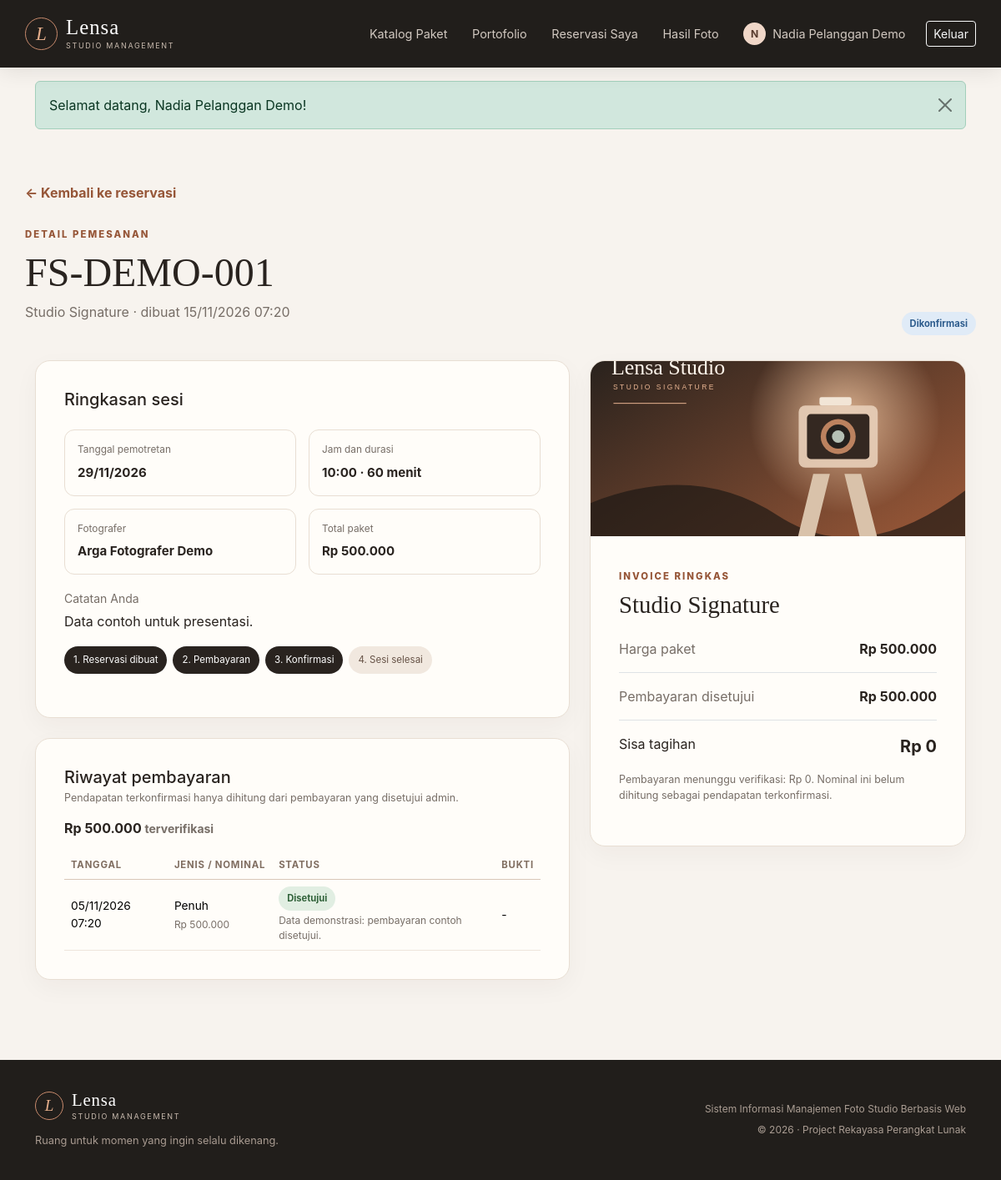
Screenshot of /index.php?r=reservation&id=1 (signed in) with the database file from the repository.
### tables this page shows
CREATE TABLE pengguna (
    id_pengguna BIGINT UNSIGNED NOT NULL AUTO_INCREMENT,
    nama VARCHAR(100) NOT NULL,
    email VARCHAR(100) NOT NULL,
    no_telepon VARCHAR(20) NULL,
    username VARCHAR(50) NOT NULL,
    password VARCHAR(255) NOT NULL COMMENT 'Hash dari password_hash(), bukan kata sandi asli',
    peran ENUM('pelanggan','admin','fotografer') NOT NULL DEFAULT 'pelanggan',
    aktif TINYINT(1) NOT NULL DEFAULT 1,
    created_at DATETIME NOT NULL DEFAULT CURRENT_TIMESTAMP,
    updated_at DATETIME NOT NULL DEFAULT CURRENT_TIMESTAMP ON UPDATE CURRENT_TIMESTAMP,
    PRIMARY KEY (id_pengguna),
    UNIQUE KEY uq_pengguna_email (email),
    UNIQUE KEY uq_pengguna_username (username),
    KEY idx_pengguna_role_active (peran, aktif)
);

CREATE TABLE reservasi (
    id_reservasi BIGINT UNSIGNED NOT NULL AUTO_INCREMENT,
    kode_reservasi VARCHAR(24) NOT NULL,
    id_pelanggan BIGINT UNSIGNED NOT NULL,
    id_fotografer BIGINT UNSIGNED NULL,
    id_paket BIGINT UNSIGNED NOT NULL,
    tanggal_sesi DATE NOT NULL,
    jam_sesi TIME NOT NULL,
    durasi_menit_snapshot SMALLINT UNSIGNED NOT NULL,
    harga_paket_snapshot DECIMAL(12,2) NOT NULL,
    status ENUM('menunggu_pembayaran','menunggu_verifikasi','dikonfirmasi','sedang_foto','selesai','ditolak','dibatalkan') NOT NULL DEFAULT 'menunggu_pembayaran',
    catatan VARCHAR(1000) NULL,
    hold_expires_at DATETIME NOT NULL,
    created_at DATETIME NOT NULL DEFAULT CURRENT_TIMESTAMP,
    updated_at DATETIME NOT NULL DEFAULT CURRENT_TIMESTAMP ON UPDATE CURRENT_TIMESTAMP,
    PRIMARY KEY (id_reservasi),
    UNIQUE KEY uq_reservasi_kode (kode_reservasi),
    KEY idx_reservasi_jadwal_status (tanggal_sesi, jam_sesi, status),
    KEY idx_reservasi_pelanggan (id_pelanggan, created_at),
    KEY idx_reservasi_fotografer_jadwal (id_fotografer, tanggal_sesi, jam_sesi, status),
    KEY idx_reservasi_status_created (status, created_at),
    CONSTRAINT fk_reservasi_pelanggan FOREIGN KEY (id_pelanggan) REFERENCES pengguna (id_pengguna) ON UPDATE CASCADE ON DELETE RESTRICT,
    CONSTRAINT fk_reservasi_fotografer FOREIGN KEY (id_fotografer) REFERENCES pengguna (id_pengguna) ON UPDATE CASCADE ON DELETE SET NULL,
    CONSTRAINT fk_reservasi_paket FOREIGN KEY (id_paket) REFERENCES paket (id_paket) ON UPDATE CASCADE ON DELETE RESTRICT
);

CREATE TABLE paket (
    id_paket BIGINT UNSIGNED NOT NULL AUTO_INCREMENT,
    nama_paket VARCHAR(100) NOT NULL,
    deskripsi TEXT NOT NULL,
    harga_paket DECIMAL(12,2) NOT NULL,
    durasi_menit SMALLINT UNSIGNED NOT NULL DEFAULT 60,
    gambar VARCHAR(80) NOT NULL DEFAULT 'studio.svg',
    aktif TINYINT(1) NOT NULL DEFAULT 1,
    created_at DATETIME NOT NULL DEFAULT CURRENT_TIMESTAMP,
    updated_at DATETIME NOT NULL DEFAULT CURRENT_TIMESTAMP ON UPDATE CURRENT_TIMESTAMP,
    PRIMARY KEY (id_paket),
    KEY idx_paket_aktif_harga (aktif, harga_paket)
);

CREATE TABLE transaksi (
    id_transaksi BIGINT UNSIGNED NOT NULL AUTO_INCREMENT,
    id_reservasi BIGINT UNSIGNED NOT NULL,
    jenis_pembayaran ENUM('dp','pelunasan','penuh') NOT NULL DEFAULT 'penuh',
    nominal DECIMAL(12,2) NOT NULL,
    metode ENUM('transfer_manual') NOT NULL DEFAULT 'transfer_manual',
    status_verifikasi ENUM('menunggu','disetujui','ditolak') NOT NULL DEFAULT 'menunggu',
    bukti_file VARCHAR(100) NULL COMMENT 'Path relatif dalam storage/uploads/payments, tidak URL publik',
    catatan_verifikasi VARCHAR(500) NULL,
    id_verifikator BIGINT UNSIGNED NULL,
    tanggal_bayar DATETIME NOT NULL DEFAULT CURRENT_TIMESTAMP,
    tanggal_verifikasi DATETIME NULL,
    created_at DATETIME NOT NULL DEFAULT CURRENT_TIMESTAMP,
    updated_at DATETIME NOT NULL DEFAULT CURRENT_TIMESTAMP ON UPDATE CURRENT_TIMESTAMP,
    PRIMARY KEY (id_transaksi),
    KEY idx_transaksi_reservasi_status (id_reservasi, status_verifikasi),
    KEY idx_transaksi_status_tanggal (status_verifikasi, tanggal_verifikasi),
    CONSTRAINT fk_transaksi_reservasi FOREIGN KEY (id_reservasi) REFERENCES reservasi (id_reservasi) ON UPDATE CASCADE ON DELETE RESTRICT,
    CONSTRAINT fk_transaksi_verifikator FOREIGN KEY (id_verifikator) REFERENCES pengguna (id_pengguna) ON UPDATE CASCADE ON DELETE SET NULL
);

### app/views/customer/reservation-detail.php (the view, shortened to what the rows shown need)
<section class="container page-heading"><a class="text-link" href="<?= e(url('my-reservations')) ?>">← Kembali ke reservasi</a><div class="page-toolbar mt-4"><div><span class="section-kicker">Detail pemesanan</span><h1><?= e($booking['kode_reservasi']) ?></h1><p><?= e($booking['nama_paket']) ?> · dibuat <?= e(date_id($booking['created_at'], true)) ?></p></div><span class="badge-status <?= e(status_class($booking['status'])) ?>"><?= e(status_label($booking['status'])) ?></span></div></section>
<section class="container pb-5"><div class="row g-4 align-items-start"><div class="col-lg-7"><div class="surface surface-pad"><h2 class="h5 mb-4">Ringkasan sesi</h2><div class="detail-grid"><div class="detail-item"><small>Tanggal pemotretan</small><strong><?= e(date_id($booking['tanggal_sesi'])) ?></strong></div><div class="detail-item"><small>Jam dan durasi</small><strong><?= e(substr((string) $booking['jam_sesi'],0,5)) ?> · <?= (int) $booking['durasi_menit_snapshot'] ?> menit</strong></div><div class="detail-item"><small>Fotografer</small><strong><?= e($booking['nama_fotografer'] ?: 'Belum ditugaskan') ?></strong></div><div class="detail-item"><small>Total paket</small><strong><?= money($booking['harga_paket_snapshot']) ?></strong></div></div><?php if ($booking['catatan']): ?><div class="mt-3"><small class="muted">Catatan Anda</small><p class="mb-0 mt-1"><?= nl2br(e($booking['catatan'])) ?></p></div><?php endif; ?>
<?php if ($booking['status'] === 'selesai'): ?><div class="notice notice-blue mt-3">Sesi ditandai selesai. Hasil foto akan tersedia di menu Hasil Foto Saya setelah fotografer mengunggahnya.</div><?php endif; ?></div>
<div class="surface mt-4"><div class="surface-pad"><div class="page-toolbar mb-3"><div><h2 class="h5 mb-1">Riwayat pembayaran</h2><p class="form-note mb-0">Pendapatan terkonfirmasi hanya dihitung dari pembayaran yang disetujui admin.</p></div><strong><?= money($sums['approved']) ?> <small class="muted">terverifikasi</small></strong></div><div class="table-wrap"><table class="table"><thead><tr><th>Tanggal</th><th>Jenis / Nominal</th><th>Status</th><th>Bukti</th></tr></thead><tbody><?php foreach ($payments as $payment): ?><tr><td><?= e(date_id($payment['tanggal_bayar'],true)) ?></td><td><?= e(ucfirst($payment['jenis_pembayaran'])) ?><span class="subtext"><?= money($payment['nominal']) ?></span></td><td><span class="badge-status <?= e(status_class($payment['status_verifikasi'])) ?>"><?= e(status_label($payment['status_verifikasi'])) ?></span><?php if ($payment['catatan_verifikasi']): ?><span class="subtext"><?= e($payment['catatan_verifikasi']) ?></span><?php endif; ?></td><td><?php if ($payment['bukti_file']): ?><a class="text-link" target="_blank" rel="noopener" href="<?= e(url('proof',['id'=>$payment['id_transaksi']])) ?>">Lihat bukti ↗</a><?php else: ?>-<?php endif; ?></td></tr><?php endforeach; ?><?php if (!$payments): ?><tr><td colspan="4" class="muted py-4 text-center">Belum ada pembayaran yang dikirim.</td></tr><?php endif; ?></tbody></table></div></div></div></div>
<div class="col-lg-5"><div class="surface overflow-hidden"><img src="<?= e(asset('images/'.$booking['gambar_paket'])) ?>" class="w-100" style="height:210px;object-fit:cover" alt="<?= e($booking['nama_paket']) ?>"><div class="surface-pad"><span class="section-kicker">Invoice ringkas</span><h2 class="mt-2" style="font:500 1.8rem Georgia,serif"><?= e($booking['nama_paket']) ?></h2><div class="d-flex justify-content-between border-bottom py-3"><span class="muted">Harga paket</span><strong><?= money($booking['harga_paket_snapshot']) ?></strong></div><div class="d-flex justify-content-between border-bottom py-3"><span class="muted">Pembayaran disetujui</span><strong><?= money($sums['approved']) ?></strong></div><div class="d-flex justify-content-between pt-3"><span>Sisa tagihan</span><strong class="fs-5"><?= money($outstanding + $sums['pending']) ?></strong></div><p class="form-note mt-3">Pembayaran menunggu verifikasi: <?= money($sums['pending']) ?>. Nominal ini belum dihitung sebagai pendapatan terkonfirmasi.</p></div></div></div></div></section>

### app/views/layout.php (shortened to what the rows shown need)
<!doctype html>
<html lang="id">
<head>
    <link href="https://cdn.jsdelivr.net/npm/bootstrap@5.3.3/dist/css/bootstrap.min.css" rel="stylesheet">
    <link href="<?= e(asset('css/app.css')) ?>" rel="stylesheet">
</head>
<body>
<header class="site-header">
    <nav class="navbar navbar-expand-lg container py-3">
        <div class="collapse navbar-collapse" id="mainNav">
            <div class="navbar-nav ms-auto align-items-lg-center gap-lg-1">
                <a class="nav-link" href="<?= e(url('home')) ?>#paket">Katalog Paket</a>
                <a class="nav-link" href="<?= e(url('home')) ?>#portofolio">Portofolio</a>
                <?php if ($currentUser && $currentUser['peran'] === 'pelanggan'): ?>
                    <a class="nav-link" href="<?= e(url('my-reservations')) ?>">Reservasi Saya</a>
                    <a class="nav-link" href="<?= e(url('my-gallery')) ?>">Hasil Foto</a>
                <?php elseif ($currentUser && $currentUser['peran'] === 'admin'): ?>
                    <a class="nav-link" href="<?= e(url('admin')) ?>">Dashboard</a>
                    <a class="nav-link" href="<?= e(url('admin-reservations')) ?>">Reservasi</a>
                    <a class="nav-link" href="<?= e(url('admin-payments')) ?>">Pembayaran</a>
                <?php elseif ($currentUser && $currentUser['peran'] === 'fotografer'): ?>
                    <a class="nav-link" href="<?= e(url('photographer')) ?>">Jadwal Tugas</a>
                <?php endif; ?>
                <?php if ($currentUser): ?>
                    <a class="nav-link nav-user" href="<?= e(url('profile')) ?>"><span class="avatar-mini"><?= e(strtoupper(substr($currentUser['nama'], 0, 1))) ?></span><?= e($currentUser['nama']) ?></a>
                    <form method="post" action="<?= e(url('logout')) ?>" class="d-inline"><?= csrf_field() ?><button class="btn btn-outline-light btn-sm ms-lg-2" type="submit">Keluar</button></form>
                <?php else: ?>
                    <a class="nav-link" href="<?= e(url('login')) ?>">Masuk</a>
                    <a class="btn btn-copper btn-sm ms-lg-2" href="<?= e(url('register')) ?>">Daftar Sekarang <span aria-hidden="true">↗</span></a>
                <?php endif; ?>
            </div>
        </div>
    </nav>
</header>
<main>
<?php require $viewPath; ?>
</body>
</html>

### rows the page displays
pengguna: nama "N", nama "Nadia Pelanggan Demo"
reservasi: kode_reservasi "FS-DEMO-001", id_paket.nama_paket "Studio Signature", created_at "15/11/2026 07:20", status "Dikonfirmasi", tanggal_sesi "29/11/2026", jam_sesi "10:00", durasi_menit_snapshot "60", id_fotografer.nama "Arga Fotografer Demo", harga_paket_snapshot "Rp 500.000", catatan "Data contoh untuk presentasi.", id_paket.gambar (picture)
transaksi: tanggal_bayar "05/11/2026 07:20", jenis_pembayaran "Penuh", nominal "Rp 500.000", status_verifikasi "Disetujui", catatan_verifikasi "Data demonstrasi: pembayaran contoh disetujui."

### other values shown
$notification['message'] "Selamat datang, Nadia Pelanggan Demo!"
money($sums['approved']) "Rp 500.000"
money($outstanding + $sums['pending']) "Rp 0"
money($sums['pending']) "Rp 0"
